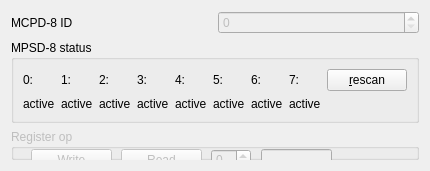
       <widget class="QWidget" name="tab">
        <attribute name="title">
         <string>Status</string>
        </attribute>
        <layout class="QGridLayout" name="gridLayout_16">
         <item row="0" column="0">
          <widget class="QLabel" name="textLabel1_4_2_4">
           <property name="text">
            <string>MCPD-8 ID</string>
           </property>
           <property name="wordWrap">
            <bool>false</bool>
           </property>
          </widget>
         </item>
         <item row="0" column="1">
          <widget class="QSpinBox" name="devid_2">
           <property name="enabled">
            <bool>false</bool>
           </property>
           <property name="maximum">
            <number>255</number>
           </property>
          </widget>
         </item>
         <item row="1" column="0" colspan="2">
          <widget class="Q3GroupBox" name="groupBox17_2">
           <property name="title">
            <string>MPSD-8 status</string>
           </property>
           <layout class="QGridLayout" name="gridLayout_15">
            <item row="0" column="0">
             <widget class="QLabel" name="textLabel1_4">
              <property name="text">
               <string>0:</string>
              </property>
              <property name="wordWrap">
               <bool>false</bool>
              </property>
             </widget>
            </item>
            <item row="0" column="1">
             <widget class="QLabel" name="textLabel1_4_10">
              <property name="text">
               <string>1:</string>
              </property>
              <property name="wordWrap">
               <bool>false</bool>
              </property>
             </widget>
            </item>
            <item row="0" column="2">
             <widget class="QLabel" name="textLabel1_4_9">
              <property name="text">
               <string>2:</string>
              </property>
              <property name="wordWrap">
               <bool>false</bool>
              </property>
             </widget>
            </item>
            <item row="0" column="3">
             <widget class="QLabel" name="textLabel1_4_8">
              <property name="text">
               <string>3:</string>
              </property>
              <property name="wordWrap">
               <bool>false</bool>
              </property>
             </widget>
            </item>
            <item row="0" column="4">
             <widget class="QLabel" name="textLabel1_4_7">
              <property name="text">
               <string>4:</string>
              </property>
              <property name="wordWrap">
               <bool>false</bool>
              </property>
             </widget>
            </item>
            <item row="0" column="5">
             <widget class="QLabel" name="textLabel1_4_6">
              <property name="text">
               <string>5:</string>
              </property>
              <property name="wordWrap">
               <bool>false</bool>
              </property>
             </widget>
            </item>
            <item row="0" column="6">
             <widget class="QLabel" name="textLabel1_4_5">
              <property name="text">
               <string>6:</string>
              </property>
              <property name="wordWrap">
               <bool>false</bool>
              </property>
             </widget>
            </item>
            <item row="0" column="7">
             <widget class="QLabel" name="textLabel1_4_4">
              <property name="text">
               <string>7:</string>
              </property>
              <property name="wordWrap">
               <bool>false</bool>
              </property>
             </widget>
            </item>
            <item row="0" column="8">
             <widget class="QPushButton" name="scanPeri">
              <property name="text">
               <string>&amp;rescan</string>
              </property>
             </widget>
            </item>
            <item row="1" column="0">
             <widget class="QLabel" name="status0">
              <property name="text">
               <string>active</string>
              </property>
              <property name="wordWrap">
               <bool>false</bool>
              </property>
             </widget>
            </item>
            <item row="1" column="1">
             <widget class="QLabel" name="status1">
              <property name="text">
               <string>active</string>
              </property>
              <property name="wordWrap">
               <bool>false</bool>
              </property>
             </widget>
            </item>
            <item row="1" column="2">
             <widget class="QLabel" name="status2">
              <property name="text">
               <string>active</string>
              </property>
              <property name="wordWrap">
               <bool>false</bool>
              </property>
             </widget>
            </item>
            <item row="1" column="3">
             <widget class="QLabel" name="status3">
              <property name="text">
               <string>active</string>
              </property>
              <property name="wordWrap">
               <bool>false</bool>
              </property>
             </widget>
            </item>
            <item row="1" column="4">
             <widget class="QLabel" name="status4">
              <property name="text">
               <string>active</string>
              </property>
              <property name="wordWrap">
               <bool>false</bool>
              </property>
             </widget>
            </item>
            <item row="1" column="5">
             <widget class="QLabel" name="status5">
              <property name="text">
               <string>active</string>
              </property>
              <property name="wordWrap">
               <bool>false</bool>
              </property>
             </widget>
            </item>
            <item row="1" column="6">
             <widget class="QLabel" name="status6">
              <property name="text">
               <string>active</string>
              </property>
              <property name="wordWrap">
               <bool>false</bool>
              </property>
             </widget>
            </item>
            <item row="1" column="7">
             <widget class="QLabel" name="status7">
              <property name="text">
               <string>active</string>
              </property>
              <property name="wordWrap">
               <bool>false</bool>
              </property>
             </widget>
            </item>
           </layout>
          </widget>
         </item>
         <item row="2" column="0" colspan="2">
          <widget class="Q3GroupBox" name="groupBox39">
           <property name="enabled">
            <bool>false</bool>
           </property>
           <property name="title">
            <string>Register op</string>
           </property>
           <widget class="QPushButton" name="readRegisterButton">
            <property name="geometry">
             <rect>
              <x>110</x>
              <y>20</y>
              <width>81</width>
              <height>21</height>
             </rect>
            </property>
            <property name="text">
             <string>Read</string>
            </property>
           </widget>
           <widget class="QSpinBox" name="registerSelect">
            <property name="geometry">
             <rect>
              <x>200</x>
              <y>20</y>
              <width>40</width>
              <height>21</height>
             </rect>
            </property>
            <property name="maximum">
             <number>2</number>
            </property>
           </widget>
           <widget class="QLineEdit" name="registerValue">
            <property name="geometry">
             <rect>
              <x>250</x>
              <y>20</y>
              <width>71</width>
              <height>20</height>
             </rect>
            </property>
           </widget>
           <widget class="QPushButton" name="writeRegisterButton">
            <property name="geometry">
             <rect>
              <x>20</x>
              <y>20</y>
              <width>81</width>
              <height>21</height>
             </rect>
            </property>
            <property name="text">
             <string>Write</string>
            </property>
           </widget>
          </widget>
         </item>
        </layout>
       </widget>
